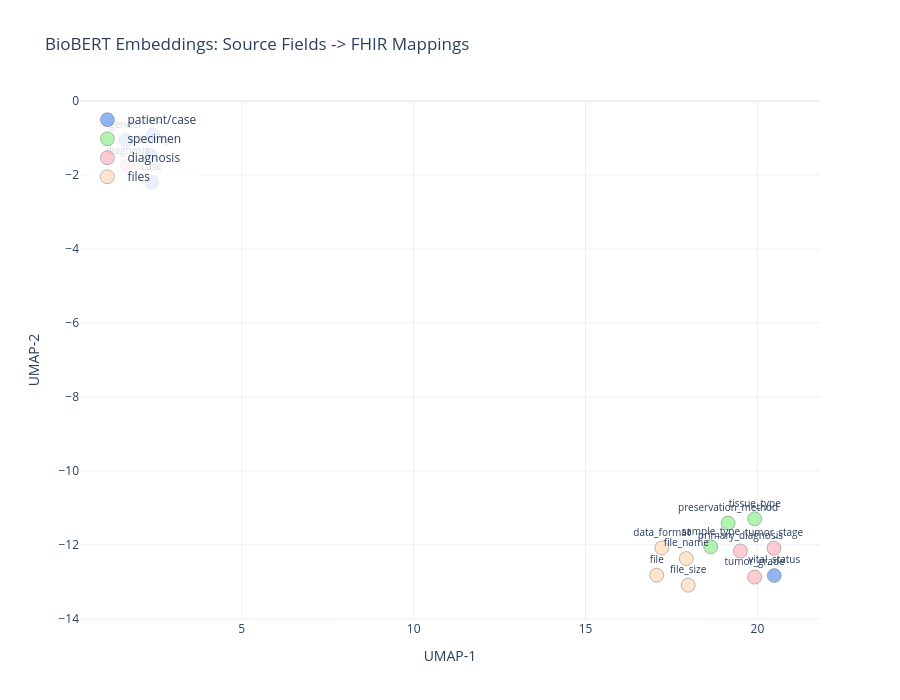

The notebook cell this image was saved under:
### Code cell
import os

try:
    from umap import UMAP
    import plotly.graph_objects as go
    HAS_UMAP = True
except ImportError:
    HAS_UMAP = False
    print("pip install umap-learn plotly for visualizations")

if HAS_UMAP:
    # get real source->destination pairs from our database
    print("building UMAP from actual schema_crush mappings...\n")

    # sample source fields by category
    categories = {
        "patient/case": ["case", "gender", "ethnicity", "race", "vital_status"],
        "specimen": ["sample_type", "tissue_type", "preservation_method"],
        "diagnosis": ["diagnosis", "tumor_stage", "tumor_grade", "primary_diagnosis"],
        "files": ["file", "file_name", "file_size", "data_format"],
    }

    # soft pastel colors for each category
    soft_colors = {
        "patient/case": "rgba(100, 149, 237, 0.7)",   # cornflower blue
        "specimen": "rgba(144, 238, 144, 0.7)",       # light green
        "diagnosis": "rgba(255, 182, 193, 0.7)",     # light pink
        "files": "rgba(255, 218, 185, 0.7)",         # peach
    }

    all_terms = []
    all_categories = []
    all_fhir_paths = []

    for cat, terms in categories.items():
        for t in terms:
            all_terms.append(t)
            all_categories.append(cat)
            # lookup the actual FHIR destination
            results = db.lookup(t)
            if results:
                _, dest = results[0]
                all_fhir_paths.append(dest.destination)
            else:
                all_fhir_paths.append("(no mapping)")

    # get embeddings
    embs = biobert.embedder.embed(all_terms)

    # reduce to 2D
    coords = UMAP(n_neighbors=5, min_dist=0.3, random_state=42).fit_transform(embs)

    # build plotly figure with hover showing source -> FHIR path
    fig = go.Figure()

    for cat in categories.keys():
        # get indices for this category
        indices = [i for i, c in enumerate(all_categories) if c == cat]
        cat_coords = coords[indices]
        cat_terms = [all_terms[i] for i in indices]
        cat_fhir = [all_fhir_paths[i] for i in indices]

        # hover text: "source_field → FHIR_path"
        hover_text = [f"<b>{src}</b> → {fhir}" for src, fhir in zip(cat_terms, cat_fhir)]

        fig.add_trace(go.Scatter(
            x=cat_coords[:, 0],
            y=cat_coords[:, 1],
            mode='markers+text',
            name=cat,
            text=cat_terms,
            textposition='top center',
            textfont=dict(size=10),
            hovertext=hover_text,
            hoverinfo='text',
            marker=dict(
                size=14,
                color=soft_colors[cat],
                line=dict(width=1, color='rgba(50,50,50,0.3)')
            )
        ))

    fig.update_layout(
        title="BioBERT Embeddings: Source Fields -> FHIR Mappings",
        xaxis_title="UMAP-1",
        yaxis_title="UMAP-2",
        template="plotly_white",
        hovermode='closest',
        legend=dict(
            yanchor="top", y=0.99,
            xanchor="left", x=0.01,
            bgcolor="rgba(255,255,255,0.8)"
        ),
        width=900,
        height=700
    )

    # save as interactive HTML
    save_path = os.path.join(os.path.dirname(__file__) if '__file__' in dir() else '.', "biobert_umap.html")
    try:
        fig.write_html(save_path)
        print(f"saved interactive: {save_path}")
    except Exception as e:
        print(f"(couldn't save file: {e})")

    fig.show()

    print("""
INTERPRETING THIS UMAP:
=======================
HOVER over points to see: source_field -> FHIR_path

- soft blue (patient/case): case -> Patient, gender -> Patient.gender, etc.
- soft green (specimen): sample_type -> Specimen.type, etc.
- soft pink (diagnosis): diagnosis -> Condition, tumor_stage -> Condition.stage
- soft peach (files): file -> DocumentReference, etc.

WHAT TO LOOK FOR:
- same-color points should cluster (semantic similarity)
- hover shows the actual FHIR mapping chosen
- useful for debugging why matchers make certain choices
""")

### Figure 1 — Plotly figure (JSON) as saved in the notebook; plotly's stock layout.template omitted (floating-point values rounded to 4 significant figures)
{"data": [{"hoverinfo": "text", "hovertext": ["<b>case</b> → Patient", "<b>gender</b> → Patient.gender", "<b>ethnicity</b> → Extension:extension.USCoreEthnicity", "<b>race</b> → Extension.extension:USCoreRaceExtension", "<b>vital_status</b> → Patient.deceasedBoolean"], "marker": {"color": "rgba(100, 149, 237, 0.7)", "line": {"color": "rgba(50,50,50,0.3)", "width": 1}, "size": 14}, "mode": "markers+text", "name": "patient/case", "text": ["case", "gender", "ethnicity", "race", "vital_status"], "textfont": {"size": 10}, "textposition": "top center", "type": "scatter", "x": [2.383, 1.626, 2.33, 2.412, 20.49], "y": [-2.201, -1.063, -1.47, -0.9121, -12.83]}, {"hoverinfo": "text", "hovertext": ["<b>sample_type</b> → Specimen.type.sample", "<b>tissue_type</b> → (no mapping)", "<b>preservation_method</b> → Observation.sample.preservation_method"], "marker": {"color": "rgba(144, 238, 144, 0.7)", "line": {"color": "rgba(50,50,50,0.3)", "width": 1}, "size": 14}, "mode": "markers+text", "name": "specimen", "text": ["sample_type", "tissue_type", "preservation_method"], "textfont": {"size": 10}, "textposition": "top center", "type": "scatter", "x": [18.64, 19.92, 19.15], "y": [-12.06, -11.3, -11.41]}, {"hoverinfo": "text", "hovertext": ["<b>diagnosis</b> → (no mapping)", "<b>tumor_stage</b> → (no mapping)", "<b>tumor_grade</b> → Observation.code.nci_tumor_grade", "<b>primary_diagnosis</b> → Condition.code_primary_diagnosis"], "marker": {"color": "rgba(255, 182, 193, 0.7)", "line": {"color": "rgba(50,50,50,0.3)", "width": 1}, "size": 14}, "mode": "markers+text", "name": "diagnosis", "text": ["diagnosis", "tumor_stage", "tumor_grade", "primary_diagnosis"], "textfont": {"size": 10}, "textposition": "top center", "type": "scatter", "x": [1.682, 20.48, 19.92, 19.5], "y": [-1.751, -12.09, -12.87, -12.17]}, {"hoverinfo": "text", "hovertext": ["<b>file</b> → DocumentReference", "<b>file_name</b> → DocumentReference.Identifier.file_name", "<b>file_size</b> → Attachment.size", "<b>data_format</b> → DocumentReference.content.profile"], "marker": {"color": "rgba(255, 218, 185, 0.7)", "line": {"color": "rgba(50,50,50,0.3)", "width": 1}, "size": 14}, "mode": "markers+text", "name": "files", "text": ["file", "file_name", "file_size", "data_format"], "textfont": {"size": 10}, "textposition": "top center", "type": "scatter", "x": [17.07, 17.93, 17.99, 17.22], "y": [-12.82, -12.37, -13.09, -12.08]}], "layout": {"height": 700, "hovermode": "closest", "legend": {"bgcolor": "rgba(255,255,255,0.8)", "x": 0.01, "xanchor": "left", "y": 0.99, "yanchor": "top"}, "title": {"text": "BioBERT Embeddings: Source Fields -> FHIR Mappings"}, "width": 900, "xaxis": {"title": {"text": "UMAP-1"}}, "yaxis": {"title": {"text": "UMAP-2"}}}}
